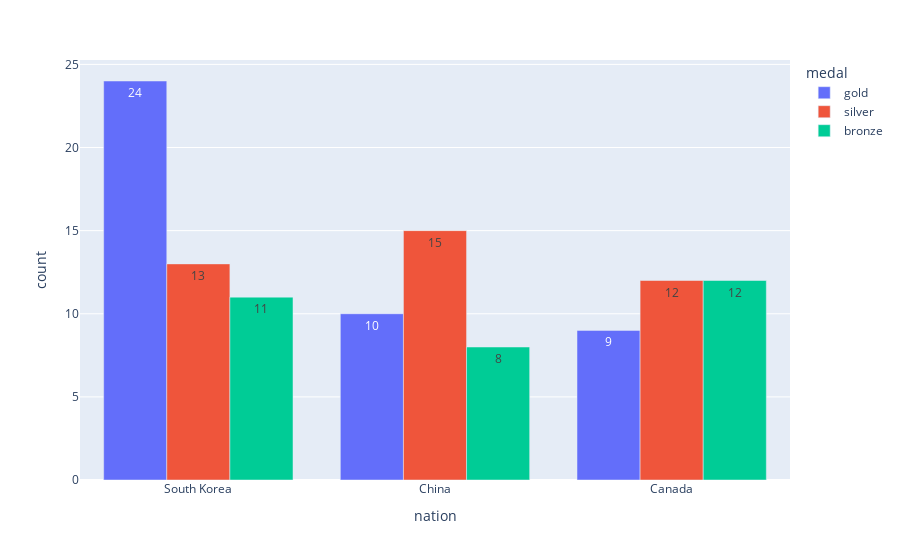

Notebook source saved alongside this figure:
### Code cell
px.bar(
    data,
    x='nation',
    y='count',
    color='medal',
    barmode='group',
    text_auto=True
)

### Figure 1 — Plotly figure (JSON) as saved in the notebook; plotly's stock layout.template omitted (floating-point values rounded to 4 significant figures)
{"data": [{"alignmentgroup": "True", "hovertemplate": "medal=gold<br>nation=%{x}<br>count=%{y}<extra></extra>", "legendgroup": "gold", "marker": {"color": "#636efa", "pattern": {"shape": ""}}, "name": "gold", "offsetgroup": "gold", "orientation": "v", "showlegend": true, "textposition": "auto", "texttemplate": "%{y}", "type": "bar", "x": ["South Korea", "China", "Canada"], "xaxis": "x", "y": [24, 10, 9], "yaxis": "y"}, {"alignmentgroup": "True", "hovertemplate": "medal=silver<br>nation=%{x}<br>count=%{y}<extra></extra>", "legendgroup": "silver", "marker": {"color": "#EF553B", "pattern": {"shape": ""}}, "name": "silver", "offsetgroup": "silver", "orientation": "v", "showlegend": true, "textposition": "auto", "texttemplate": "%{y}", "type": "bar", "x": ["South Korea", "China", "Canada"], "xaxis": "x", "y": [13, 15, 12], "yaxis": "y"}, {"alignmentgroup": "True", "hovertemplate": "medal=bronze<br>nation=%{x}<br>count=%{y}<extra></extra>", "legendgroup": "bronze", "marker": {"color": "#00cc96", "pattern": {"shape": ""}}, "name": "bronze", "offsetgroup": "bronze", "orientation": "v", "showlegend": true, "textposition": "auto", "texttemplate": "%{y}", "type": "bar", "x": ["South Korea", "China", "Canada"], "xaxis": "x", "y": [11, 8, 12], "yaxis": "y"}], "layout": {"barmode": "group", "legend": {"title": {"text": "medal"}, "tracegroupgap": 0}, "margin": {"t": 60}, "xaxis": {"anchor": "y", "domain": [0, 1], "title": {"text": "nation"}}, "yaxis": {"anchor": "x", "domain": [0, 1], "title": {"text": "count"}}}}
